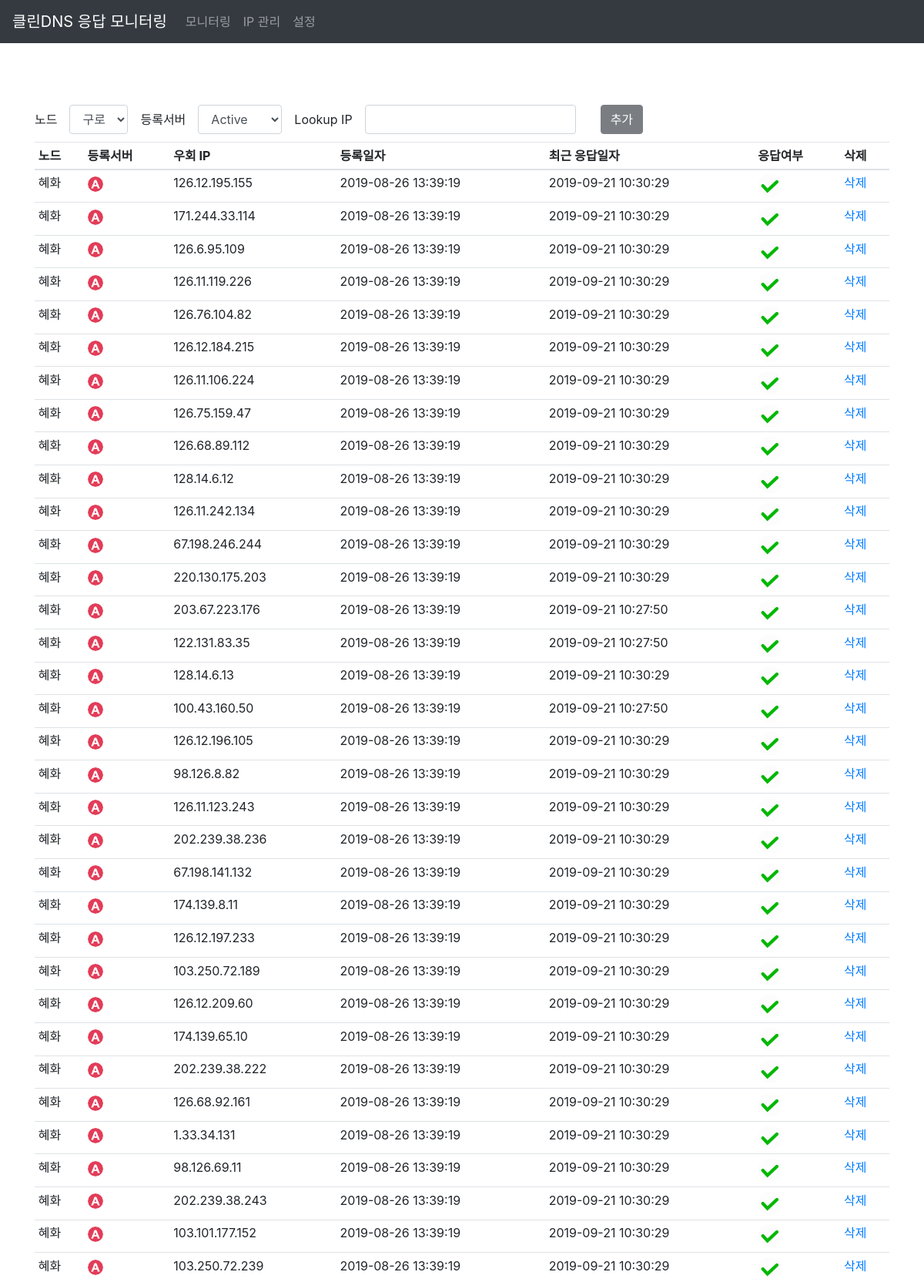
/ipmgnt (upper part), run on the app's committed database.
### app.py (models this page shows)
class Post(db.Model):
    __table_name__ = 'post'
    now_dt_str = datetime.now().strftime("%Y-%m-%d %H:%M:%S")
    id = db.Column(db.Integer, primary_key=True)
    server = db.Column(db.String(20), unique=True, nullable=False)
    status = db.Column(db.Text, default=u'false')
    dns_server = db.Column(db.Text, nullable=False)
    reg_date = db.Column(db.DateTime, default=datetime.strptime(now_dt_str,'%Y-%m-%d %H:%M:%S'))
    resp_date = db.Column(db.DateTime, default=datetime.strptime(now_dt_str,'%Y-%m-%d %H:%M:%S'))
    Node = db.Column(db.Text, nullable=False)

### app.py (the view)
@app.route('/ipmgnt')
def ipmgnt():
    posts = Post.query.order_by("status").all()
    return render_template('ipmgnt.html', posts=posts, title=u'IP 관리')

### templates/ipmgnt.html (shortened to what this page needs)
{% extends 'layout.html' %}
{% block content %}
<div class="container">
    <div class="row">
        <div class="col">
            <form id="ipform" class="form-inline ip_form" action="{{ url_for('add') }}" method="POST">
                <div class="form-group">
                    <label for="node_text">노드</label>
                    <select class="form-control mx-sm-3" id="node_text" name="node">
                        <option>구로</option>
                    </select>
                    <label for="dns_server_text">등록서버</label>
                    <select class="form-control mx-sm-3" id="dns_server_text" name="dns_server">
	                    <option>Active</option>
	                </select>
                    <label for="ipaddress">Lookup IP</label>
                    <input type="text" id="ipaddress" name="ip" class="form-control mx-sm-3" required>
                    <div class="mx-sm-3">
                        <button type="submit" id="add_ip" class="btn btn-dark float-right" disabled="true">추가</button>
                    </div>
                </div>
            </form>
        </div>
    </div>
</div>
<div class="container">
    <div class="row">
        <div class="col">
            <table class="table table-sm ipmgnt_table">
                <thead>
                <tr>
                    <th scope="col">노드</th>
                    <th scope="col">등록서버</th>
                    <th scope="col">우회 IP</th>
                    <th scope="col">등록일자</th>
                    <th scope="col">최근 응답일자</th>
                    <th scope="col">응답여부</th>
                    <th scope="col">삭제</th>
                </tr>
                </thead>
                <tbody>
                {% for post in posts %}
                <tr>
                    <td>{{ post.Node }}</td>
                    <td>
                        {% if post.dns_server == 'Active' %}
                        <img class="rounded-circle mx-auto" src="{{ url_for('static', filename='active.png') }}"
                             width="20px" height="20px">
                        {% else %}
                        <img class="rounded-circle mx-auto" src="{{ url_for('static', filename='standby.png') }}"
                             width="20px" height="20px">
                        {% endif %}
                    </td>
                    <td>{{ post.server }}</td>
                    <td>{{ post.reg_date.strftime('%Y-%m-%d %H:%M:%S') }}</td>
                    <td>{{ post.resp_date.strftime('%Y-%m-%d %H:%M:%S') }}</td>
                    <td>
                        {% if post.status == 'true' %}
                        <img class="rounded-circle mx-auto" src="{{ url_for('static', filename='green.png') }}"
                             width="32px" height="32px">
                        {% else %}
                        <img class="rounded-circle mx-auto" src="{{ url_for('static', filename='red.png') }}"
                             width="32px" height="32px">
                        {% endif %}
                    </td>
                    <td><a href="{{ url_for('delete', id=post.id) }}">삭제</a></td>
                </tr>
                {% endfor %}
                </tbody>
            </table>
        </div>
    </div>
</div>
{% endblock %}

### templates/layout.html (shortened to what this page needs)
<!DOCTYPE HTML>
<html lang="kr">
  <head>
    <link rel="stylesheet" href="{{ url_for('static', filename='bootstrap.min.css') }}">
    <link rel="stylesheet" href="{{ url_for('static', filename='all.css') }}">
    <link rel="stylesheet" href="{{ url_for('static', filename='layout.css') }}">
  </head>
  <body>
    <header class="site-header">
      <nav class="navbar navbar-expand-md fixed-top navbar-dark bg-dark mb-4">
        <a class="navbar-brand" href="{{ url_for('index') }}">클린DNS 응답 모니터링</a>
        <div class="collapse navbar-collapse" id="navbarCollapse">
          <ul class="navbar-nav mr-auto">
            <li class="nav-item">
              <a class="nav-link" href="{{ url_for('index') }}">모니터링</a>
            </li>
            <li class="nav-item">
              <a class="nav-link" href="{{ url_for('ipmgnt') }}">IP 관리</a>
            </li>
            <li class="nav-item">
              <a class="nav-link" href="{{ url_for('settings') }}">설정</a>
            </li>
          </ul>
        </div>
      </nav>
    </header>
    <main role="main">
    {% block content %}{% endblock %}
    </main>
  </body>
</html>

### static/layout.css (style rules this page uses)
html { position: relative; min-height: 100%; }
body { padding-top: 56px; }
.ip_form { padding-top: 80px; }
.ipmgnt_table { margin-top: 10px; }

### data on the page
Post: Node "혜화", server "126.12.195.155", reg_date "2019-08-26 13:39:19", resp_date "2019-09-21 10:30:29"
Post: Node "혜화", server "171.244.33.114", reg_date "2019-08-26 13:39:19", resp_date "2019-09-21 10:30:29"
Post: Node "혜화", server "126.6.95.109", reg_date "2019-08-26 13:39:19", resp_date "2019-09-21 10:30:29"
Post: Node "혜화", server "126.11.119.226", reg_date "2019-08-26 13:39:19", resp_date "2019-09-21 10:30:29"
Post: Node "혜화", server "126.76.104.82", reg_date "2019-08-26 13:39:19", resp_date "2019-09-21 10:30:29"
Post: Node "혜화", server "126.12.184.215", reg_date "2019-08-26 13:39:19", resp_date "2019-09-21 10:30:29"
Post: Node "혜화", server "126.11.106.224", reg_date "2019-08-26 13:39:19", resp_date "2019-09-21 10:30:29"
Post: Node "혜화", server "126.75.159.47", reg_date "2019-08-26 13:39:19", resp_date "2019-09-21 10:30:29"
Post: Node "혜화", server "126.68.89.112", reg_date "2019-08-26 13:39:19", resp_date "2019-09-21 10:30:29"
Post: Node "혜화", server "128.14.6.12", reg_date "2019-08-26 13:39:19", resp_date "2019-09-21 10:30:29"
Post: Node "혜화", server "126.11.242.134", reg_date "2019-08-26 13:39:19", resp_date "2019-09-21 10:30:29"
Post: Node "혜화", server "67.198.246.244", reg_date "2019-08-26 13:39:19", resp_date "2019-09-21 10:30:29"
Post: Node "혜화", server "220.130.175.203", reg_date "2019-08-26 13:39:19", resp_date "2019-09-21 10:30:29"
Post: Node "혜화", server "203.67.223.176", reg_date "2019-08-26 13:39:19", resp_date "2019-09-21 10:27:50"
Post: Node "혜화", server "122.131.83.35", reg_date "2019-08-26 13:39:19", resp_date "2019-09-21 10:27:50"
Post: Node "혜화", server "128.14.6.13", reg_date "2019-08-26 13:39:19", resp_date "2019-09-21 10:30:29"
Post: Node "혜화", server "100.43.160.50", reg_date "2019-08-26 13:39:19", resp_date "2019-09-21 10:27:50"
Post: Node "혜화", server "126.12.196.105", reg_date "2019-08-26 13:39:19", resp_date "2019-09-21 10:30:29"
Post: Node "혜화", server "98.126.8.82", reg_date "2019-08-26 13:39:19", resp_date "2019-09-21 10:30:29"
Post: Node "혜화", server "126.11.123.243", reg_date "2019-08-26 13:39:19", resp_date "2019-09-21 10:30:29"
Post: Node "혜화", server "202.239.38.236", reg_date "2019-08-26 13:39:19", resp_date "2019-09-21 10:30:29"
Post: Node "혜화", server "67.198.141.132", reg_date "2019-08-26 13:39:19", resp_date "2019-09-21 10:30:29"
Post: Node "혜화", server "174.139.8.11", reg_date "2019-08-26 13:39:19", resp_date "2019-09-21 10:30:29"
Post: Node "혜화", server "126.12.197.233", reg_date "2019-08-26 13:39:19", resp_date "2019-09-21 10:30:29"
Post: Node "혜화", server "103.250.72.189", reg_date "2019-08-26 13:39:19", resp_date "2019-09-21 10:30:29"
Post: Node "혜화", server "126.12.209.60", reg_date "2019-08-26 13:39:19", resp_date "2019-09-21 10:30:29"
Post: Node "혜화", server "174.139.65.10", reg_date "2019-08-26 13:39:19", resp_date "2019-09-21 10:30:29"
Post: Node "혜화", server "202.239.38.222", reg_date "2019-08-26 13:39:19", resp_date "2019-09-21 10:30:29"
Post: Node "혜화", server "126.68.92.161", reg_date "2019-08-26 13:39:19", resp_date "2019-09-21 10:30:29"
Post: Node "혜화", server "1.33.34.131", reg_date "2019-08-26 13:39:19", resp_date "2019-09-21 10:30:29"
Post: Node "혜화", server "98.126.69.11", reg_date "2019-08-26 13:39:19", resp_date "2019-09-21 10:30:29"
Post: Node "혜화", server "202.239.38.243", reg_date "2019-08-26 13:39:19", resp_date "2019-09-21 10:30:29"
Post: Node "혜화", server "103.101.177.152", reg_date "2019-08-26 13:39:19", resp_date "2019-09-21 10:30:29"
Post: Node "혜화", server "103.250.72.239", reg_date "2019-08-26 13:39:19", resp_date "2019-09-21 10:30:29"
